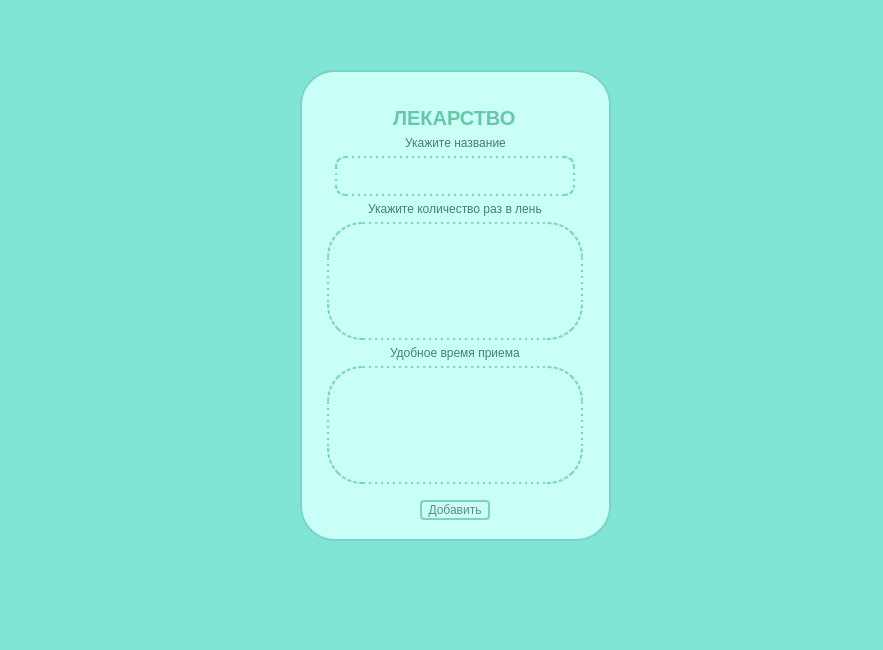
<?xml version="1.0" encoding="UTF-8"?>
<ui version="4.0">
 <class>Dialog</class>
 <widget class="QDialog" name="Dialog">
  <property name="geometry">
   <rect>
    <x>0</x>
    <y>0</y>
    <width>883</width>
    <height>650</height>
   </rect>
  </property>
  <property name="windowTitle">
   <string>Dialog</string>
  </property>
  <property name="styleSheet">
   <string notr="true">background-color: rgba(102,225,205,150);</string>
  </property>
  <widget class="QFrame" name="verticalFrame">
   <property name="geometry">
    <rect>
     <x>300</x>
     <y>70</y>
     <width>311</width>
     <height>471</height>
    </rect>
   </property>
   <property name="styleSheet">
    <string notr="true">border-radius: 35px;
background-color: rgb(201, 255, 246);
border: 2px solid;
border-color: rgb(120, 213, 193);</string>
   </property>
   <layout class="QVBoxLayout" name="verticalLayout">
    <item alignment="Qt::AlignHCenter">
     <widget class="QLabel" name="label">
      <property name="font">
       <font>
        <pointsize>-1</pointsize>
        <bold>true</bold>
       </font>
      </property>
      <property name="styleSheet">
       <string notr="true">color: rgb(104, 199, 167);
font-size: 20px;
border: none;
margin-top: 25px;</string>
      </property>
      <property name="text">
       <string>ЛЕКАРСТВО</string>
      </property>
     </widget>
    </item>
    <item alignment="Qt::AlignHCenter">
     <widget class="QLabel" name="label_2">
      <property name="styleSheet">
       <string notr="true">color: rgb(73, 125, 108);
border: none;</string>
      </property>
      <property name="text">
       <string>Укажите название</string>
      </property>
     </widget>
    </item>
    <item alignment="Qt::AlignHCenter">
     <widget class="QTextEdit" name="textEdit">
      <property name="minimumSize">
       <size>
        <width>180</width>
        <height>40</height>
       </size>
      </property>
      <property name="maximumSize">
       <size>
        <width>240</width>
        <height>40</height>
       </size>
      </property>
      <property name="styleSheet">
       <string notr="true">border: 2px dotted;
border-color: rgb(120, 213, 193);
border-radius: 10px;</string>
      </property>
     </widget>
    </item>
    <item alignment="Qt::AlignHCenter">
     <widget class="QLabel" name="label_3">
      <property name="styleSheet">
       <string notr="true">color: rgb(73, 125, 108);
border: none;</string>
      </property>
      <property name="text">
       <string>Укажите количество раз в лень</string>
      </property>
     </widget>
    </item>
    <item alignment="Qt::AlignHCenter">
     <widget class="QTextEdit" name="textEdit_2">
      <property name="styleSheet">
       <string notr="true">border: 2px dotted;
border-color: rgb(120, 213, 193);</string>
      </property>
     </widget>
    </item>
    <item alignment="Qt::AlignHCenter">
     <widget class="QLabel" name="label_4">
      <property name="styleSheet">
       <string notr="true">color: rgb(73, 125, 108);
border: none;</string>
      </property>
      <property name="text">
       <string>Удобное время приема</string>
      </property>
     </widget>
    </item>
    <item alignment="Qt::AlignHCenter">
     <widget class="QTextEdit" name="textEdit_3">
      <property name="styleSheet">
       <string notr="true">border: 2px dotted;
border-color: rgb(120, 213, 193);</string>
      </property>
     </widget>
    </item>
    <item alignment="Qt::AlignHCenter">
     <widget class="QPushButton" name="pushButton">
      <property name="minimumSize">
       <size>
        <width>90</width>
        <height>40</height>
       </size>
      </property>
      <property name="maximumSize">
       <size>
        <width>90</width>
        <height>40</height>
       </size>
      </property>
      <property name="styleSheet">
       <string notr="true">margin: 10px;
border-radius: 4px;
color: rgb(90, 143, 132);</string>
      </property>
      <property name="text">
       <string>Добавить</string>
      </property>
     </widget>
    </item>
   </layout>
  </widget>
 </widget>
 <resources/>
 <connections/>
</ui>
